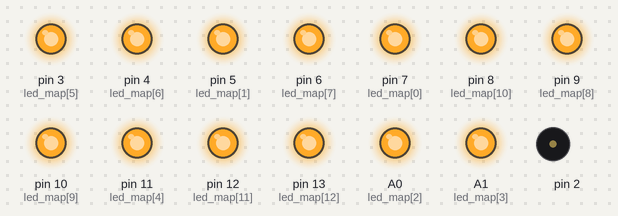
A sketch run on a simulated Arduino Uno, built with avr-gcc and run on an emulated ATmega328P. Parts: output pins drawn as LEDs (lit = HIGH), buzzer (waves = sounding). Random numbers use the default seed unless the sketch sets one.

Above: at 0.1 s.
At 2.73 s:
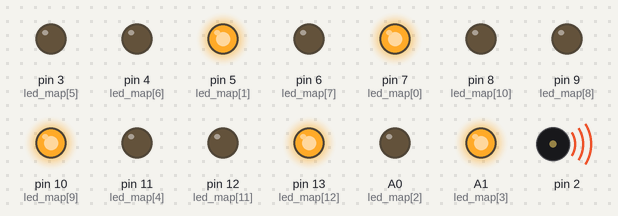
At 17.1 s:
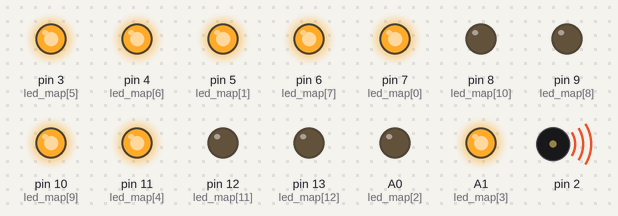
At 24.4 s:
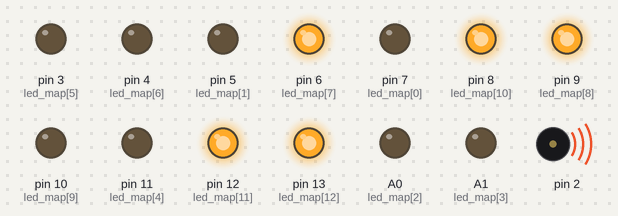
At 29.3 s:
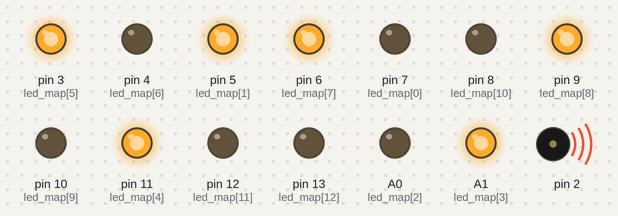
At 38.3 s:
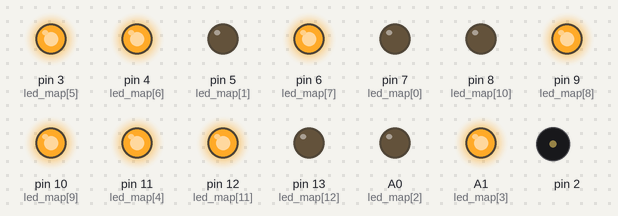
Timing chart, 0 to 40.0 s (numbered marks = the images above):
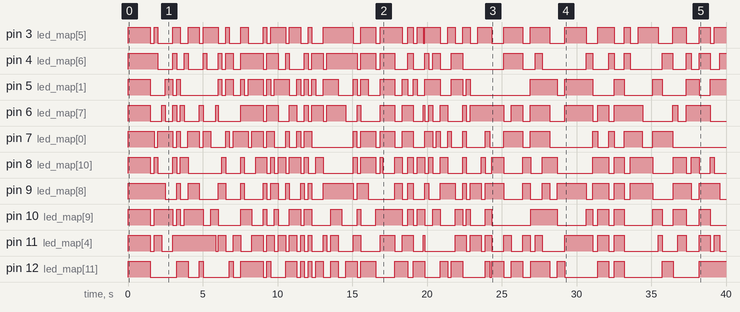

The sketch:

singing_christmas_tree.ino
```cpp
#include <ASTC_notes.h>
#include <ASTC_tune.h>

/* use one or the other */
#include <ASTC_tune_jinglebells.h>
//#include <ASTC_tune_rudolph.h>

#define SING

int led_map[] = {
  7, 5, A0, A1, 11, 3, 4, 6, 9, 10, 8, 12, 13
};

void setup(void) {
  int i;

  /* setup the piezo output */
  pinMode(2, OUTPUT);

  /* setup the LED outputs */
  for (i = 0; i < sizeof(led_map) / sizeof(led_map[0]); i++) {
    pinMode(led_map[i], OUTPUT);
    digitalWrite(led_map[i], HIGH);
  }

  /* give a pause before singing */
  delay(1500);
}

void loop(void) {
  /* used for tone control: */
  int t, freq;

  /* used for LED control */
  int l, r;

#ifdef SING

  /* play the tune, one note at a time... */
  for (t = 0; t < sizeof(tune) / sizeof(tune[0]); t++) {

    /* when we find a note with a duration of '-1' we stop playing the tune */
    if (tune[t].duration == -1) break;

    /* if the octave or note are set to '-1', then we consider this to be a break */
    if (tune[t].octave != -1 && tune[t].note != -1) {

      /* fetch the frequency of the note... */
      freq = note[tune[t].octave][tune[t].note];

      /* ... if the frequency resolves to '0Hz', then we give a pause instead of a tone
         (some frequencies are out of range for the Arduino or Piezo element) */
      if (freq != 0) {
        /* play the tone... */
        tone(2, freq);

        /* ... and update the LEDs using a random algorithm */
        r = random(10);
        for (l = 0; l < sizeof(led_map) / sizeof(led_map[0]); l++) {
          if (random(10) < r) {
            if (digitalRead(led_map[l]) == HIGH) {
              digitalWrite(led_map[l], LOW);
            } else {
              digitalWrite(led_map[l], HIGH);
            }
          }
        }
      }
    }

    /* now wait for the correct duration... */
    delay(tune[t].duration);
    /* ... before stopping the tone, and advancing */
    noTone(2);
  }

#endif

  /* once we've finished singing, we loop forever, blinking the LEDs
     using the same random algorithm as during the tune */
  for (;;) {
    r = random(10);
    for (l = 0; l < sizeof(led_map) / sizeof(led_map[0]); l++) {
      if (random(10) < r) {
        if (digitalRead(led_map[l]) == HIGH) {
          digitalWrite(led_map[l], LOW);
        } else {
          digitalWrite(led_map[l], HIGH);
        }
      }
    }

    delay(random(250,750));
  }
}
```

Measured:
- by itself, pin 3 (led_map[5]): HIGH → LOW at 1.5 s, → HIGH 0.25 s later, → LOW 0.25 s later, → HIGH 1.0 s later, … (56 changes in this stretch)
- by itself, pin 4 (led_map[6]): HIGH → LOW at 2.0 s, → HIGH 1.0 s later, → LOW 0.25 s later, → HIGH 0.50 s later, … (52 changes in this stretch)
- by itself, pin 5 (led_map[1]): HIGH → LOW at 1.5 s, → HIGH 1.0 s later, → LOW 0.50 s later, → HIGH 0.25 s later, … (52 changes in this stretch)
- by itself, pin 6 (led_map[7]): HIGH → LOW at 1.5 s, → HIGH 0.75 s later, → LOW 0.25 s later, → HIGH 0.50 s later, … (53 changes in this stretch)
- by itself, pin 7 (led_map[0]): HIGH → LOW at 1.8 s, → HIGH 0.25 s later, → LOW 1.0 s later, → HIGH 0.25 s later, … (53 changes in this stretch)
- by itself, pin 8 (led_map[10]): HIGH → LOW at 1.5 s, → HIGH 0.25 s later, → LOW 0.25 s later, → HIGH 1.0 s later, … (61 changes in this stretch)
- by itself, pin 9 (led_map[8]): HIGH → LOW at 2.5 s, → HIGH 0.75 s later, → LOW 0.25 s later, → HIGH 0.50 s later, … (53 changes in this stretch)
- by itself, pin 10 (led_map[9]): HIGH → LOW at 1.5 s, → HIGH 0.25 s later, → LOW 1.3 s later, → HIGH 0.25 s later, … (51 changes in this stretch)
